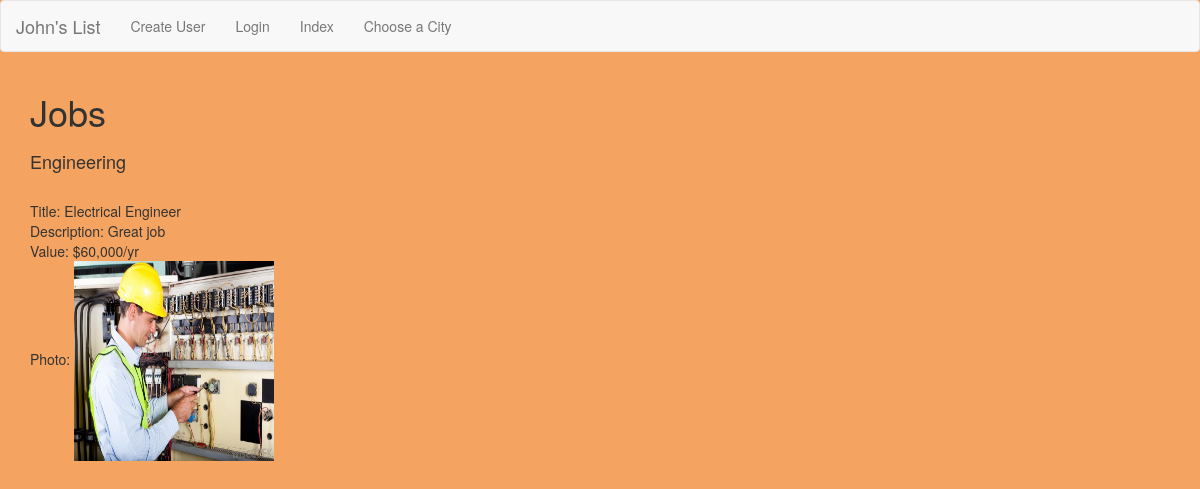
/details/2/, run on an earlier commit of the app's database.
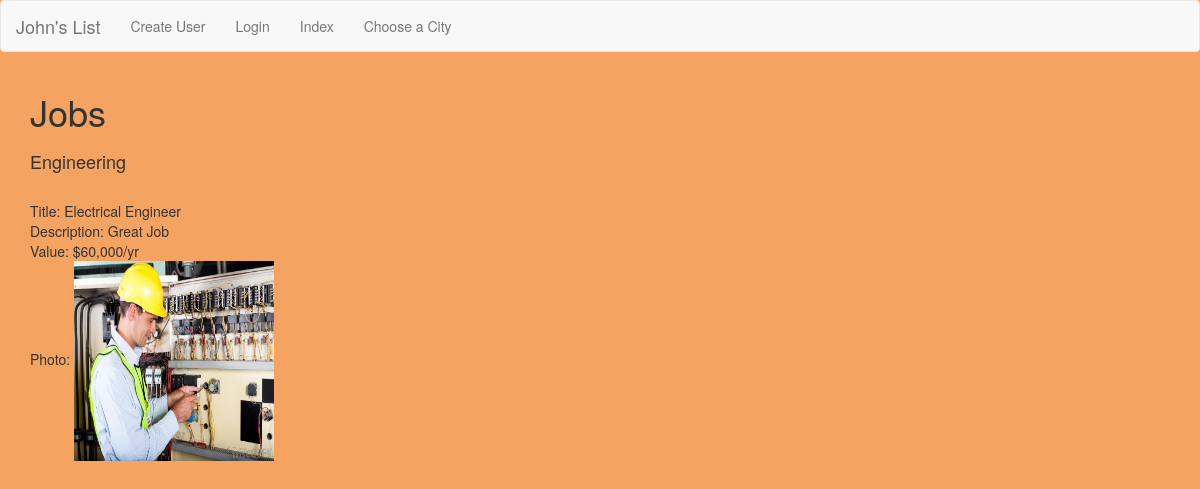
And on a later commit of the database.
### craigs_list/models.py (models this page shows, shortened)
class Listing(models.Model):
    listing_category = models.ForeignKey(Category)
    listing_subcategory = models.ForeignKey(SubCategory)
    city = models.CharField(max_length=30, choices=CITY_CHOICES, default=GREENVILLE)
    title = models.CharField(max_length=30)
    description = models.TextField()
    value = models.CharField(max_length=30)
    user = models.ForeignKey(User)
    created = models.DateTimeField(auto_now_add=True)
    photo = models.ImageField(upload_to="listing_photos", null=True, blank=True, verbose_name="Listing Photo")
    @property
    def photo_url(self):
        if self.photo:
            return self.photo.url

class Category(models.Model):
    name = models.CharField(max_length=30)
    def __str__(self):
        return self.name

class SubCategory(models.Model):
    category = models.ForeignKey(Category, related_name="subcategories")
    subcategory_name = models.CharField(max_length=30)
    def __str__(self):
        return self.subcategory_name

### craigs_list/views.py (the view)
# urls.py: url(r'^details/(?P<pk>\d+)/$', ListingDetailedView.as_view(), name='listing_detailed_view'),
class ListingDetailedView(DetailView):
    model = Listing

### templates/craigs_list/listing_detail.html (shortened to what this page needs)
{% extends "base.html" %}
{% block content %}
    <h1>{{ listing.listing_category }}<h1>
    <h4>{{ listing.listing_subcategory }}</h4>
    <br>
    Title: {{ listing.title }} <br>
    Description: {{ listing.description }} <br>
    Value: {{ listing.value }} <br>
    Photo: <img class="thumb" src="{{ listing.photo_url }}" alt="" />
{% endblock %}

What changed in the data, as far as the page shows it:
changed Listing "Electrical Engineer": description "Great job" → "Great Job"
